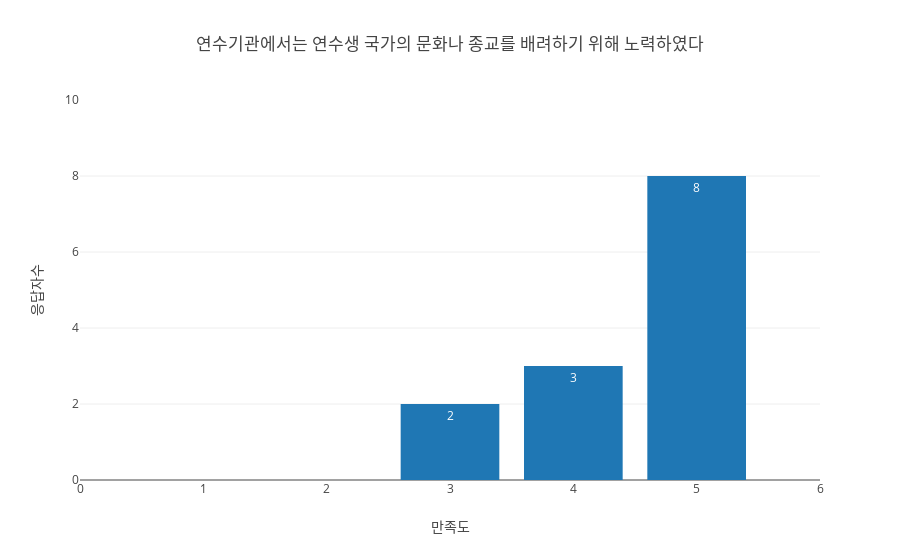

Notebook code cell kept with this figure:
### Code cell
trace = go.Bar(
    x = survey.iloc[:,[0,20]]['연수기관에서는 연수생 국가의 문화나 종교를 배려하기 위해 노력하였다'].value_counts().index,
    y = survey.iloc[:,[0,20]]['연수기관에서는 연수생 국가의 문화나 종교를 배려하기 위해 노력하였다'].value_counts(),
    text = survey.iloc[:,[0,20]]['연수기관에서는 연수생 국가의 문화나 종교를 배려하기 위해 노력하였다'].value_counts(),
    textposition = 'auto'
)

layout = go.Layout(title='연수기관에서는 연수생 국가의 문화나 종교를 배려하기 위해 노력하였다',
                   xaxis=dict(title='만족도', range=[0,6]),
                   yaxis=dict(title='응답자수',range=[0,10]))

fig = go.Figure(data=[trace], layout=layout)

iplot(fig)

### Figure 1 — Plotly figure (JSON) as saved in the notebook; plotly's stock layout.template omitted (floating-point values rounded to 4 significant figures)
{"data": [{"text": [8, 3, 2], "textposition": "auto", "type": "bar", "uid": "f4325462-aa33-4651-8ce7-e62b51a7d354", "x": [5, 4, 3], "y": [8, 3, 2]}], "layout": {"autosize": true, "title": {"text": "연수기관에서는 연수생 국가의 문화나 종교를 배려하기 위해 노력하였다"}, "xaxis": {"range": [0, 6], "title": {"text": "만족도"}, "type": "linear"}, "yaxis": {"range": [0, 10], "title": {"text": "응답자수"}, "type": "linear"}}}
